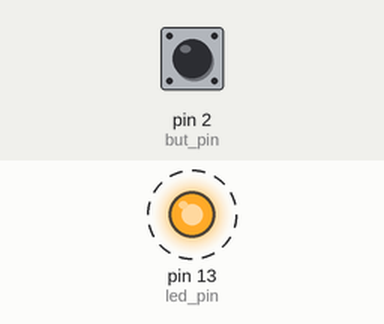
Recording of a sketch running on a simulated Arduino Uno, built with avr-gcc and run on an emulated ATmega328P. Shown: output pins drawn as LEDs (lit = HIGH). Dashed ring = blinking. The test bench sets the inputs (shaded band); at power-on: pin 2 (but_pin) HIGH.

Above: at 0.12 s.
Timing chart, 0 to 3.0 s (numbered marks = the images above):
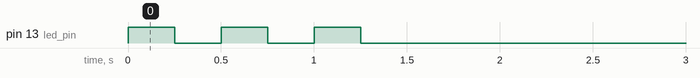

The sketch:

function_queue.ino
```cpp
#include <MemoryFree.h>
#include "FunctionQueue.h"

int led_pin = 13;
int but_pin = 2;
int led_state = LOW;
unsigned int debounce_limit = 300;
unsigned long last = -1;


/* Configure Program Tasks */
FunctionQueue FQueue;

class LED_Function : public FunctionQueue::Function {
  public:
    LED_Function(int pin, bool state) : _pin(pin), _state(state) {}
    virtual ~LED_Function() {}

    void run() {
      led_state = _state;
      digitalWrite(_pin, led_state);
    }

  private:
    int _pin;
    bool _state;
};

class Delay_Function : public FunctionQueue::Function {
  public:
    Delay_Function(unsigned long ms) : _ms(ms) {}
    virtual ~Delay_Function() {}

    void run() {
      delay(_ms);
    }

  private:
    unsigned long _ms;
};


/* Program Logic */
void interrupt_handler()
{
    if (debounce()) {
        FQueue.push(new LED_Function(led_pin, digitalRead(but_pin)));
    }
}

int debounce()
{
    unsigned long now = millis();
    if( (now - last) > debounce_limit)
    {
      	last = now;
        return 1;
    }
    else {
        return 0;
    }
}


// Exemplo de como usar a fila para pistar um LED 3 vezes
void blink() {
    for(int i = 0; i < 3; i++) {
        FQueue.push(new LED_Function(led_pin, HIGH));
        FQueue.push(new Delay_Function(250));
        FQueue.push(new LED_Function(led_pin, LOW));
        FQueue.push(new Delay_Function(250));
    }
}

void setup()
{
    pinMode(led_pin, OUTPUT);
    pinMode(but_pin, INPUT_PULLUP);
    attachInterrupt(digitalPinToInterrupt(but_pin), interrupt_handler, CHANGE);
    Serial.begin(9600);

    // Inicializar
    FQueue.push(new LED_Function(led_pin, led_state));
    blink();
}

void loop()
{
  // laço principal
  if(!FQueue.empty()) {
      FunctionQueue::Function * f = FQueue.pop();
      f->run();
      delete f;
  }
}
```

FunctionQueue.h
```cpp
#ifndef __FUNCTION_QUEUE__
#define __FUNCTION_QUEUE__

class FunctionQueue {
  public:
    FunctionQueue() : _head(0), _tail(0), _count(0) {}
    ~FunctionQueue() {}

    class Function {
      friend FunctionQueue;
      public:
        Function() : _next(0) {}
        virtual ~Function() {}
        virtual void run() = 0;

      protected:
        Function * _next;
    };

    bool empty() { return _count==0; }
    int count() { return _count; }
    Function * pop() {
        noInterrupts(); // Critical section
        Function * aux = _head;
        _head = _head->_next;
        _count--;
        interrupts();
        return aux;
    }
    void push(Function * f) {
        noInterrupts(); // Critical section
        if (_count == 0) {
          _head = f;
          _tail = f;
        }
        else {
          _tail->_next = f;
          _tail = f;
        }
        _count++;
        interrupts();
    }

  private:
    Function * _head;
    Function * _tail;
    int _count;
};

#endif
```

Measured:
- by itself, pin 13 (led_pin): alternates HIGH for 0.25 s and LOW for 0.25 s, 6 changes in all, then stays LOW
